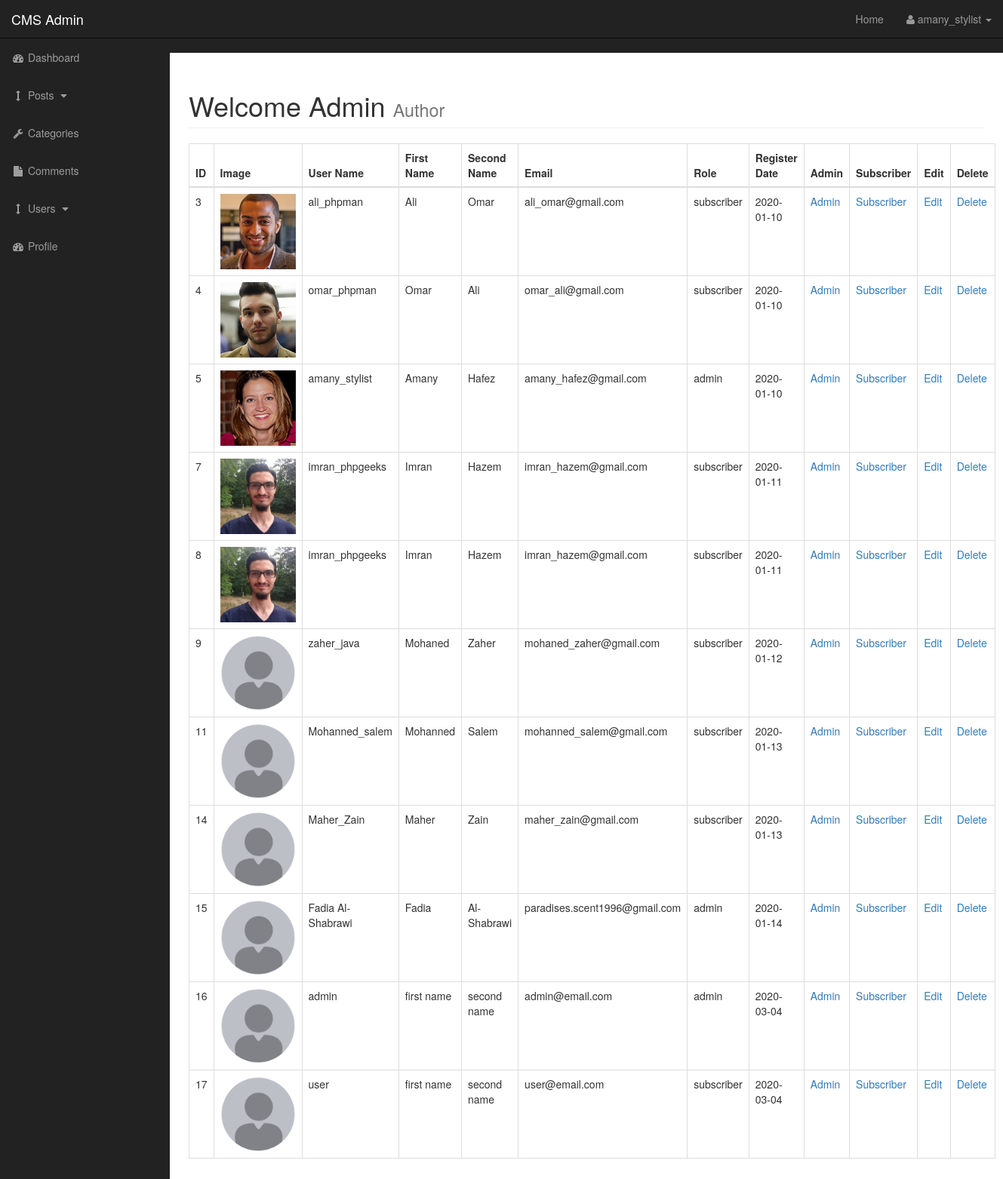
/admin/users.php (signed in), run on the app's committed database.
### tables this page shows
CREATE TABLE `users` (
  `user_id` int NOT NULL,
  `username` varchar(255) NOT NULL,
  `password` varchar(255) NOT NULL,
  `user_firstname` varchar(255) NOT NULL,
  `user_secondname` varchar(255) NOT NULL,
  `user_email` varchar(255) NOT NULL,
  `user_image` varchar(255) NOT NULL DEFAULT 'usr.jpg',
  `user_role` varchar(255) NOT NULL DEFAULT 'subscriber',
  `user_register_date` date NOT NULL,
  `user_randSalt` varchar(255) NOT NULL
);

### admin/includes/admin_viewUsers.php (the view, shortened to what this page needs)
<table class="table table-bordered table-hover">
    <thead>
        <tr>
            <th>ID</th>
            <th>Image</th>
            <th>User Name</th>
            <th>First Name</th>
            <th>Second Name</th>
            <th>Email</th>
            <th>Role</th>
            <th>Register Date</th>
            <th>Admin</th>
            <th>Subscriber</th>
            <th>Edit</th>
            <th>Delete</th>
        </tr>
    </thead>
    <tbody>
<?php
    $query = "SELECT * FROM users";
    $get_users = mysqli_query($connection, $query);
    if(!$get_users)
        die("QUERY FAILED! " . mysqli_error());
    else
    {
        while($row = mysqli_fetch_assoc($get_users))
        {
            $user_id = $row['user_id'];
            $username = $row['username'];
            $user_firstname = $row['user_firstname'];
            $user_secondname = $row['user_secondname'];
            $user_email = $row['user_email'];
            $user_image  = $row['user_image'];
            $user_role  = $row['user_role'];
            $user_registerdate  = $row['user_register_date'];
            echo "<tr>";
            echo "<td>$user_id</td>";
            echo "<td><img width='100' src='../images/$user_image' alt='image'></td>";
            echo "<td>$username</td>";
            echo "<td>$user_firstname</td>";
            echo "<td>$user_secondname</td>";
            echo "<td>$user_email</td>";
            echo "<td>$user_role</td>";
            echo "<td>$user_registerdate</td>";
            echo "<td><a href='users.php?admin={$user_id}'>Admin</a></td>";
            echo "<td><a href='users.php?subscriber={$user_id}'>Subscriber</a></td>";
            echo "<td><a href='users.php?source=edit_user&u_id={$user_id}'>Edit</a></td>";
            echo "<td><a href='users.php?delete={$user_id}'>Delete</a></td>";
            echo "</tr>";
        }
    }
?>
    </tbody>
</table>

### admin/css/sb-admin.css (style rules this page uses)
body { margin-top: 100px; background-color: #222; }
@media (min-width:768px) { body { margin-top: 50px; } }

### data on the page
users: user_id "3", user_image (picture), username "ali_phpman", user_firstname "Ali", user_secondname "Omar", user_email "ali_omar@gmail.com", user_role "subscriber", user_register_date "2020-01-10"
users: user_id "4", user_image (picture), username "omar_phpman", user_firstname "Omar", user_secondname "Ali", user_email "omar_ali@gmail.com", user_role "subscriber", user_register_date "2020-01-10"
users: user_id "5", user_image (picture), username "amany_stylist", user_firstname "Amany", user_secondname "Hafez", user_email "amany_hafez@gmail.com", user_role "admin", user_register_date "2020-01-10"
users: user_id "7", user_image (picture), username "imran_phpgeeks", user_firstname "Imran", user_secondname "Hazem", user_email "imran_hazem@gmail.com", user_role "subscriber", user_register_date "2020-01-11"
users: user_id "8", user_image (picture), username "imran_phpgeeks", user_firstname "Imran", user_secondname "Hazem", user_email "imran_hazem@gmail.com", user_role "subscriber", user_register_date "2020-01-11"
users: user_id "9", user_image (picture), username "zaher_java", user_firstname "Mohaned", user_secondname "Zaher", user_email "mohaned_zaher@gmail.com", user_role "subscriber", user_register_date "2020-01-12"
users: user_id "11", user_image (picture), username "Mohanned_salem", user_firstname "Mohanned", user_secondname "Salem", user_email "mohanned_salem@gmail.com", user_role "subscriber", user_register_date "2020-01-13"
users: user_id "14", user_image (picture), username "Maher_Zain", user_firstname "Maher", user_secondname "Zain", user_email "maher_zain@gmail.com", user_role "subscriber", user_register_date "2020-01-13"
users: user_id "15", user_image (picture), username "Fadia Al-Shabrawi", user_firstname "Fadia", user_secondname "Al-Shabrawi", user_email "paradises.scent1996@gmail.com", user_role "admin", user_register_date "2020-01-14"
users: user_id "16", user_image (picture), username "admin", user_firstname "first name", user_secondname "second name", user_email "admin@email.com", user_role "admin", user_register_date "2020-03-04"
users: user_id "17", user_image (picture), username "user", user_firstname "first name", user_secondname "second name", user_email "user@email.com", user_role "subscriber", user_register_date "2020-03-04"

### other printed values
$_SESSION['username'] "amany_stylist"
